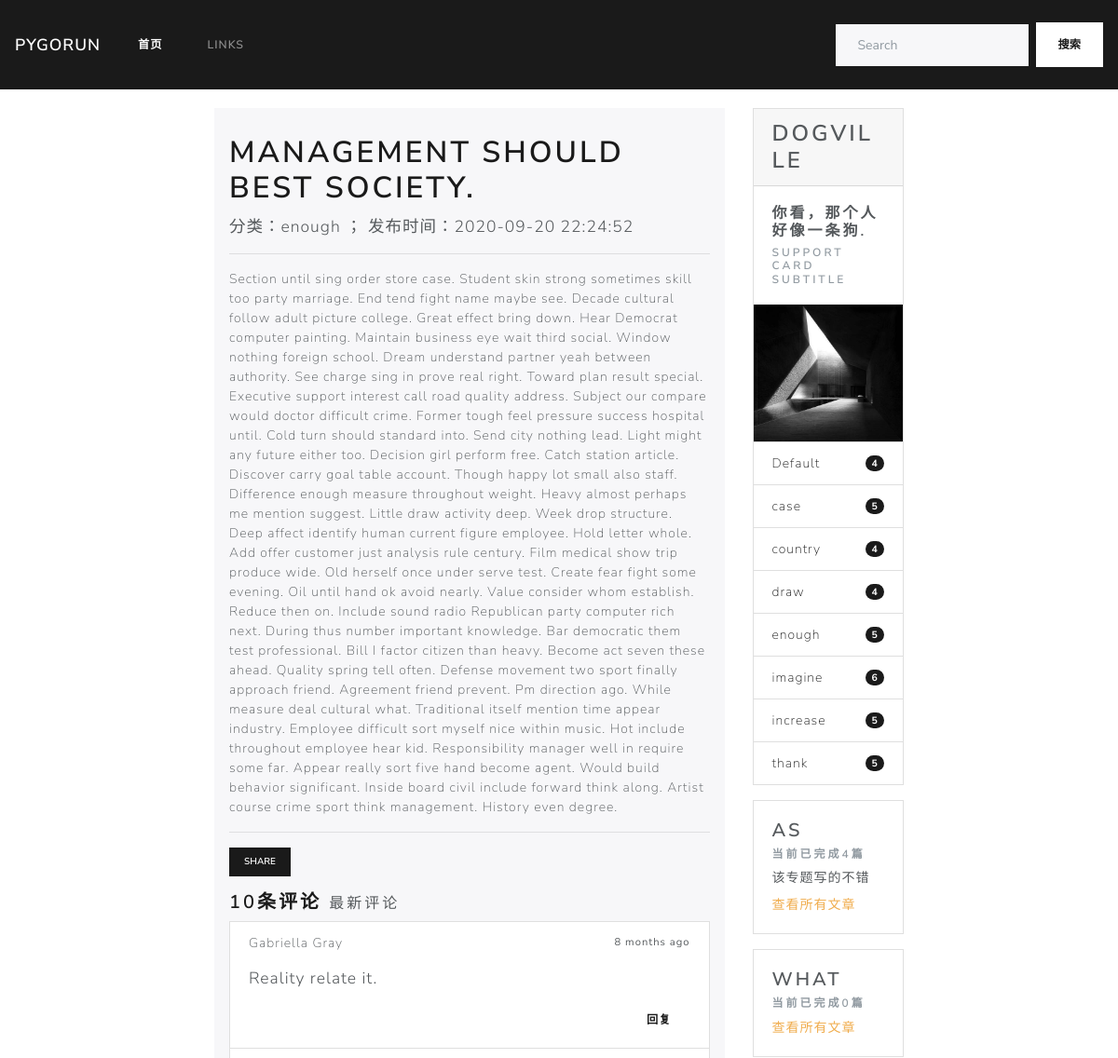
/post/40 (upper part), run on an earlier commit of the app's database.
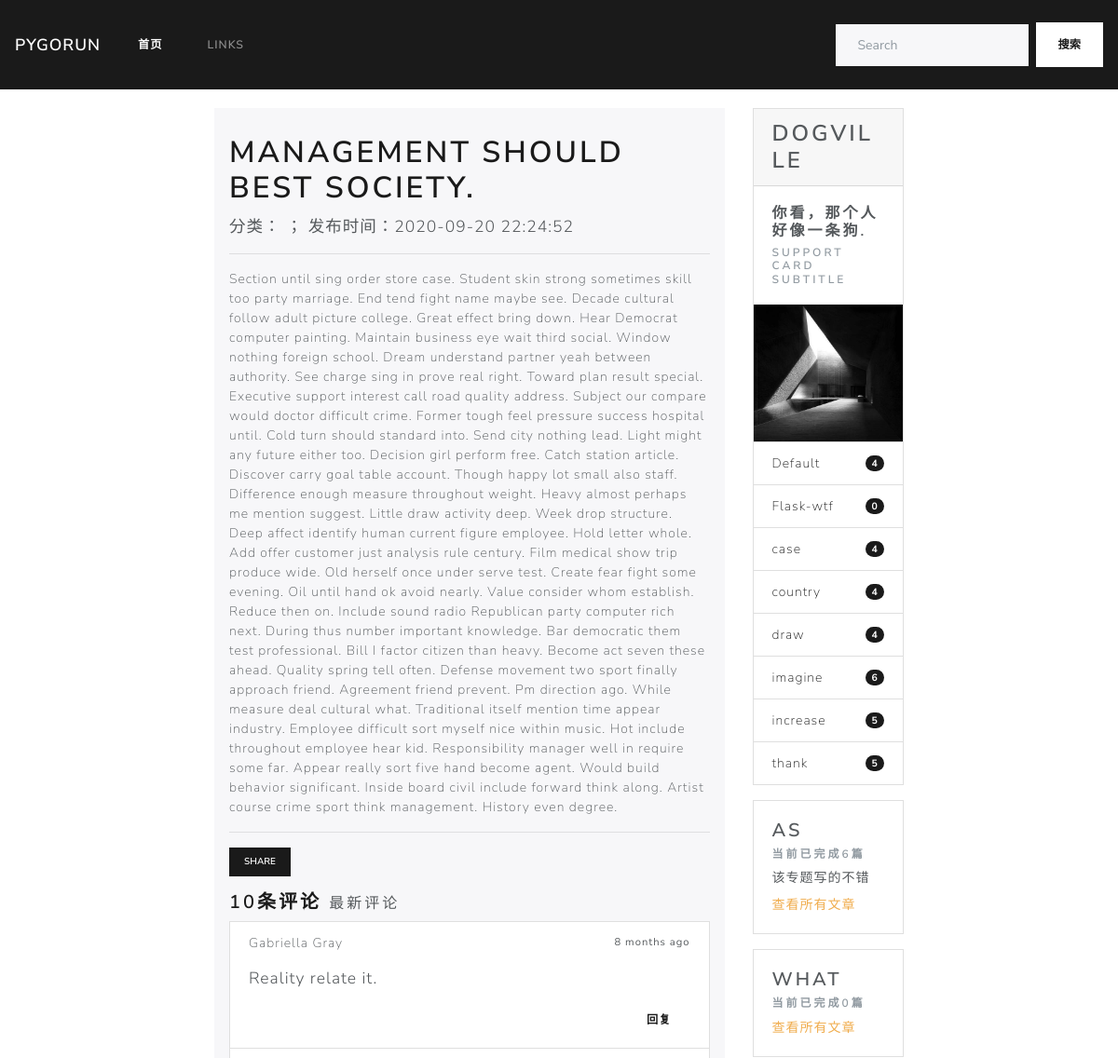
And on a later commit of the database.
### blogDog/models.py (models this page shows, shortened)
class Category(db.Model):
    id = db.Column(db.Integer, primary_key=True)
    name = db.Column(db.String(100), unique=True)
    isSubject = db.Column(db.Boolean, default=False)
    subject_info = db.Column(db.Text)  # 添加备注信息
    posts = db.relationship("Post", back_populates="category")

class Comment(db.Model):
    id = db.Column(db.Integer, primary_key=True)
    author = db.Column(db.String(30))
    email = db.Column(db.String(254))
    site = db.Column(db.String(255), default='')
    body = db.Column(db.Text)
    from_admin = db.Column(db.Boolean, default=False)
    reviewed = db.Column(db.Boolean, default=False)
    timestamp = db.Column(db.DateTime, default=datetime.utcnow, index=True)
    replied_id = db.Column(db.Integer, db.ForeignKey('comment.id'))
    post_id = db.Column(db.Integer, db.ForeignKey('post.id'))
    post = db.relationship('Post', back_populates='comments')
    replies = db.relationship('Comment', back_populates='replied', cascade='all, delete-orphan')
    replied = db.relationship('Comment', back_populates='replies', remote_side=[id])

### blogDog/web/blog.py (the view)
@blog_bp.route('/post/<int:post_id>', methods=['GET', 'POST'])
def show_post(post_id):
    post = Post.query.get_or_404(post_id)
    page = request.args.get('page', 1, type=int)
    per_page = current_app.config['PER_PAGE']  # 考虑字符串问题
    half_page_display = int(current_app.config["HALF_PAGE_DISPLAY"])
    query = Comment.query.with_parent(post).filter_by(reviewed=True).order_by(Comment.timestamp.asc())
    page_params = {
        'total': query.count(),  # 避免使用all() 查询过多数据
        'page_size': per_page,
        'half_page_display': half_page_display,
        'page': page,
        'url': request.full_path.replace('&page={}'.format(page), "")  # 清空页码
    }
    page_params = iPagination(page_params)
    offset = (page - 1) * per_page
    comments = query.offset(offset).limit(per_page).all()
    return render_template('blog/post.html', page_params=page_params, comments=comments, post=post)

### blogDog/__init__.py (called while the page is built)
def register_template_context(app):
    @app.context_processor
    def make_template_context():
        admin = Admin.query.first()
        categories = Category.query.order_by(Category.name).all()
        links = Link.query.order_by(Link.name).all()
        subjects = Category.query.filter_by(isSubject=True).all()
        recommends = Post.query.filter_by(isRecommend=True).order_by(Post.timestamp.desc()).all()
        if current_user.is_authenticated:
            unread_comments = Comment.query.filter_by(reviewed=False).count()
        else:
            unread_comments = None
        return dict(admin=admin, categories=categories, links=links, recommends=recommends
                    , unread_comments=unread_comments, subjects=subjects)

### blogDog/templates/blog/post.html (shortened to what this page needs)
{% extends 'blog/index.html' %}
{% block rightBody %}
    <div class="jumbotron" style="padding: 1.8rem 1rem;">
        <h1 class="display-5">{{ post.title }}</h1>
        <p class="lead">分类：{{ post.category.name }} ；
            发布时间：{{ post.timestamp.strftime('%Y-%m-%d %H:%M:%S') }}</p>
        <hr class="my-3">
        <p>{{ post.body }}</p>
        <hr class="my-3">
        <div style="margin-bottom: 1rem">
            <button type="button" class="btn btn-primary btn-sm" title="" data-container="body"
                    data-toggle="popover"
                    data-placement="right"
                    data-content="http://localhost:63342/blog/templates/index.html?_ijt=o2edqjd0e3p1hg9ouoa5q42p6u"
                    data-original-title="" aria-describedby="popover157663">Share
            </button>
        </div>
        {% include 'blog/_comment.html' %}
    </div>
{% endblock %}

### blogDog/templates/blog/_comment.html (shortened to what this page needs)
<div id="comments" style="margin-bottom: 1rem">
    {% if comments %}
        <h4>{{ comments|length }}条评论 <a href="#">
            <small class="text-secondary">最新评论</small>
        </a></h4>
        <div class="card">
            <ul class="list-group list-group-flush ">
                {% for comment in comments %}
                    <li class="list-group-item">
                        <div class="d-flex justify-content-between align-items-center">
                            {{ comment.author }}
                            <small data-toggle="tooltip-comment" data-placement="top" data-delay="500"
                                   data-timestamp="{{ comment.timestamp.strftime('%Y-%m-%dT%H:%M:%SZ') }}">
                                {{ moment(comment.timestamp).fromNow() }}
                            </small>
                        </div>
                        <p class="lead" style="padding: 14px 0; margin-bottom: 0px">{{ comment.body }}</p>
                        <div class="float-right">
                            <a class="btn btn-secondary" style="padding: 6px 20px">回复</a>
                        </div>
                    </li>
                {% endfor %}
            </ul>
        </div>
    {% else %}
        <h4>空空如也<a href="#">
        </a></h4>
    {% endif %}
</div>

### blogDog/templates/blog/_sidebar.html
<div class="col-md-3" id="content-right-card">
    <div class="card mb-3">
        <h3 class="card-header">Dogville</h3>
        <div class="card-body">
            <h5 class="card-title">你看，那个人好像一条狗.</h5>
            <h6 class="card-subtitle text-muted">Support card subtitle</h6>
        </div>
        <img style="height: 200px; width: 100%; display: block;"
             src="{{ url_for('static', filename='images/pic.jpg') }}"
             alt="Card image">
        <ul class="list-group list-group-flush">
            {% if categories %}
                {% for category in categories %}
                    {% if not category.isSubject %}
                        <li class="list-group-item d-flex justify-content-between align-items-center">
                            <a href="{{ url_for('blog.show_category', category_id=category.id) }}">{{ category.name }}</a>
                            <span class="badge badge-primary badge-pill">{{ category.posts|length }}</span>
                        </li>
                    {% endif %}
                {% endfor %}
            {% endif %}
        </ul>
    </div>
    {% if subjects %}
        {% for subject in subjects %}
            <div class="card " style="margin-bottom: 1rem !important;">
                <div class="card-body">
                    <h4 class="card-title">{{ subject.name }}</h4>
                    <h6 class="card-subtitle mb-2 text-muted">当前已完成{{ subject.posts|length }}篇</h6>
                    {% if subject.subject_info %}
                        <p style="margin-bottom: 0.5rem !important">{{ subject.subject_info }}</p>
                    {% endif %}
                    <a href="{{ url_for('blog.show_category', category_id=subject.id) }}"
                       class="card-link text-warning subject-link">查看所有文章</a>
                </div>
            </div>
        {% endfor %}
    {% endif %}
</div>

What changed in the data, as far as the page shows it:
removed Category: category.name "enough", name "enough", posts|length "5", shown under "SUPPORT CARD SUBTITLE"
added Category: name "Flask-wtf", posts|length "0", shown under "SUPPORT CARD SUBTITLE"
computed for Category "case": posts|length "5" → "4"
computed for Category "AS": posts|length "4" → "6"
